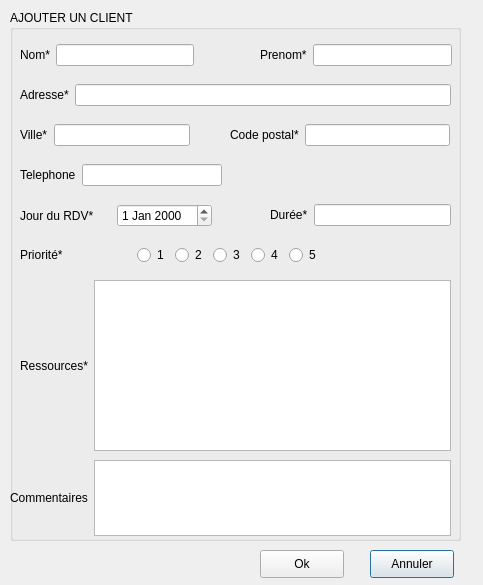
<?xml version="1.0" encoding="UTF-8"?>
<ui version="4.0">
 <class>DialogAjouterClient</class>
 <widget class="QDialog" name="DialogAjouterClient">
  <property name="geometry">
   <rect>
    <x>0</x>
    <y>0</y>
    <width>483</width>
    <height>585</height>
   </rect>
  </property>
  <property name="windowTitle">
   <string>Dialog</string>
  </property>
  <widget class="QPushButton" name="pushButton_annuler">
   <property name="geometry">
    <rect>
     <x>370</x>
     <y>550</y>
     <width>84</width>
     <height>28</height>
    </rect>
   </property>
   <property name="text">
    <string>Annuler</string>
   </property>
  </widget>
  <widget class="QGroupBox" name="groupBox">
   <property name="geometry">
    <rect>
     <x>10</x>
     <y>10</y>
     <width>451</width>
     <height>531</height>
    </rect>
   </property>
   <property name="title">
    <string>AJOUTER UN CLIENT</string>
   </property>
   <widget class="QWidget" name="layoutWidget">
    <property name="geometry">
     <rect>
      <x>10</x>
      <y>30</y>
      <width>174</width>
      <height>30</height>
     </rect>
    </property>
    <layout class="QHBoxLayout" name="horizontalLayout">
     <item>
      <widget class="QLabel" name="label">
       <property name="text">
        <string>Nom*</string>
       </property>
      </widget>
     </item>
     <item>
      <widget class="QLineEdit" name="lineEdit_nom"/>
     </item>
    </layout>
   </widget>
   <widget class="QWidget" name="layoutWidget_2">
    <property name="geometry">
     <rect>
      <x>250</x>
      <y>30</y>
      <width>192</width>
      <height>30</height>
     </rect>
    </property>
    <layout class="QHBoxLayout" name="horizontalLayout_2">
     <item>
      <widget class="QLabel" name="label_2">
       <property name="text">
        <string>Prenom*</string>
       </property>
      </widget>
     </item>
     <item>
      <widget class="QLineEdit" name="lineEdit_prenom"/>
     </item>
    </layout>
   </widget>
   <widget class="QWidget" name="layoutWidget_3">
    <property name="geometry">
     <rect>
      <x>10</x>
      <y>70</y>
      <width>431</width>
      <height>30</height>
     </rect>
    </property>
    <layout class="QHBoxLayout" name="horizontalLayout_3">
     <item>
      <widget class="QLabel" name="label_3">
       <property name="text">
        <string>Adresse*</string>
       </property>
      </widget>
     </item>
     <item>
      <widget class="QLineEdit" name="lineEdit_adresse"/>
     </item>
    </layout>
   </widget>
   <widget class="QWidget" name="layoutWidget_4">
    <property name="geometry">
     <rect>
      <x>10</x>
      <y>110</y>
      <width>170</width>
      <height>30</height>
     </rect>
    </property>
    <layout class="QHBoxLayout" name="horizontalLayout_4">
     <item>
      <widget class="QLabel" name="label_4">
       <property name="text">
        <string>Ville*</string>
       </property>
      </widget>
     </item>
     <item>
      <widget class="QLineEdit" name="lineEdit_ville"/>
     </item>
    </layout>
   </widget>
   <widget class="QWidget" name="layoutWidget_5">
    <property name="geometry">
     <rect>
      <x>220</x>
      <y>110</y>
      <width>220</width>
      <height>30</height>
     </rect>
    </property>
    <layout class="QHBoxLayout" name="horizontalLayout_5">
     <item>
      <widget class="QLabel" name="label_5">
       <property name="text">
        <string>Code postal*</string>
       </property>
      </widget>
     </item>
     <item>
      <widget class="QLineEdit" name="lineEdit_cp"/>
     </item>
    </layout>
   </widget>
   <widget class="QWidget" name="layoutWidget_6">
    <property name="geometry">
     <rect>
      <x>260</x>
      <y>190</y>
      <width>181</width>
      <height>30</height>
     </rect>
    </property>
    <layout class="QHBoxLayout" name="horizontalLayout_6">
     <item>
      <widget class="QLabel" name="label_8">
       <property name="text">
        <string>Durée*</string>
       </property>
      </widget>
     </item>
     <item>
      <widget class="QLineEdit" name="lineEdit_duree"/>
     </item>
    </layout>
   </widget>
   <widget class="QWidget" name="layoutWidget_7">
    <property name="geometry">
     <rect>
      <x>10</x>
      <y>190</y>
      <width>192</width>
      <height>31</height>
     </rect>
    </property>
    <layout class="QHBoxLayout" name="horizontalLayout_7">
     <item>
      <widget class="QLabel" name="label_7">
       <property name="text">
        <string>Jour du RDV*</string>
       </property>
      </widget>
     </item>
     <item>
      <widget class="QDateEdit" name="dateEdit"/>
     </item>
    </layout>
   </widget>
   <widget class="QWidget" name="layoutWidget_8">
    <property name="geometry">
     <rect>
      <x>10</x>
      <y>230</y>
      <width>301</width>
      <height>30</height>
     </rect>
    </property>
    <layout class="QHBoxLayout" name="horizontalLayout_9">
     <item>
      <widget class="QLabel" name="label_6">
       <property name="text">
        <string>Priorité*</string>
       </property>
      </widget>
     </item>
     <item>
      <layout class="QHBoxLayout" name="horizontalLayout_8">
       <item>
        <widget class="QRadioButton" name="radioButton_priorite1">
         <property name="text">
          <string>1</string>
         </property>
        </widget>
       </item>
       <item>
        <widget class="QRadioButton" name="radioButton_priorite2">
         <property name="text">
          <string>2</string>
         </property>
        </widget>
       </item>
       <item>
        <widget class="QRadioButton" name="radioButton_priorite3">
         <property name="text">
          <string>3</string>
         </property>
        </widget>
       </item>
       <item>
        <widget class="QRadioButton" name="radioButton_priorite4">
         <property name="text">
          <string>4</string>
         </property>
        </widget>
       </item>
       <item>
        <widget class="QRadioButton" name="radioButton_priorite5">
         <property name="text">
          <string>5</string>
         </property>
        </widget>
       </item>
      </layout>
     </item>
    </layout>
   </widget>
   <widget class="QWidget" name="layoutWidget_9">
    <property name="geometry">
     <rect>
      <x>10</x>
      <y>270</y>
      <width>431</width>
      <height>171</height>
     </rect>
    </property>
    <layout class="QHBoxLayout" name="horizontalLayout_10">
     <item>
      <widget class="QLabel" name="label_9">
       <property name="text">
        <string>Ressources*</string>
       </property>
      </widget>
     </item>
     <item>
      <widget class="QListView" name="listView_ressource"/>
     </item>
    </layout>
   </widget>
   <widget class="QWidget" name="layoutWidget_10">
    <property name="geometry">
     <rect>
      <x>10</x>
      <y>150</y>
      <width>202</width>
      <height>30</height>
     </rect>
    </property>
    <layout class="QHBoxLayout" name="horizontalLayout_11">
     <item>
      <widget class="QLabel" name="label_10">
       <property name="text">
        <string>Telephone</string>
       </property>
      </widget>
     </item>
     <item>
      <widget class="QLineEdit" name="lineEdit_tel"/>
     </item>
    </layout>
   </widget>
   <widget class="QWidget" name="layoutWidget_11">
    <property name="geometry">
     <rect>
      <x>0</x>
      <y>450</y>
      <width>441</width>
      <height>76</height>
     </rect>
    </property>
    <layout class="QHBoxLayout" name="horizontalLayout_12">
     <item>
      <widget class="QLabel" name="label_11">
       <property name="text">
        <string>Commentaires</string>
       </property>
      </widget>
     </item>
     <item>
      <widget class="QTextEdit" name="textEdit_commentaire"/>
     </item>
    </layout>
   </widget>
  </widget>
  <widget class="QPushButton" name="pushButton_ok">
   <property name="geometry">
    <rect>
     <x>260</x>
     <y>550</y>
     <width>84</width>
     <height>28</height>
    </rect>
   </property>
   <property name="text">
    <string>Ok</string>
   </property>
  </widget>
 </widget>
 <tabstops>
  <tabstop>lineEdit_nom</tabstop>
  <tabstop>lineEdit_prenom</tabstop>
  <tabstop>lineEdit_adresse</tabstop>
  <tabstop>lineEdit_ville</tabstop>
  <tabstop>lineEdit_cp</tabstop>
  <tabstop>lineEdit_tel</tabstop>
  <tabstop>dateEdit</tabstop>
  <tabstop>lineEdit_duree</tabstop>
  <tabstop>radioButton_priorite1</tabstop>
  <tabstop>textEdit_commentaire</tabstop>
  <tabstop>pushButton_ok</tabstop>
  <tabstop>pushButton_annuler</tabstop>
  <tabstop>radioButton_priorite2</tabstop>
  <tabstop>radioButton_priorite3</tabstop>
  <tabstop>radioButton_priorite4</tabstop>
  <tabstop>radioButton_priorite5</tabstop>
 </tabstops>
 <resources/>
 <connections/>
</ui>
